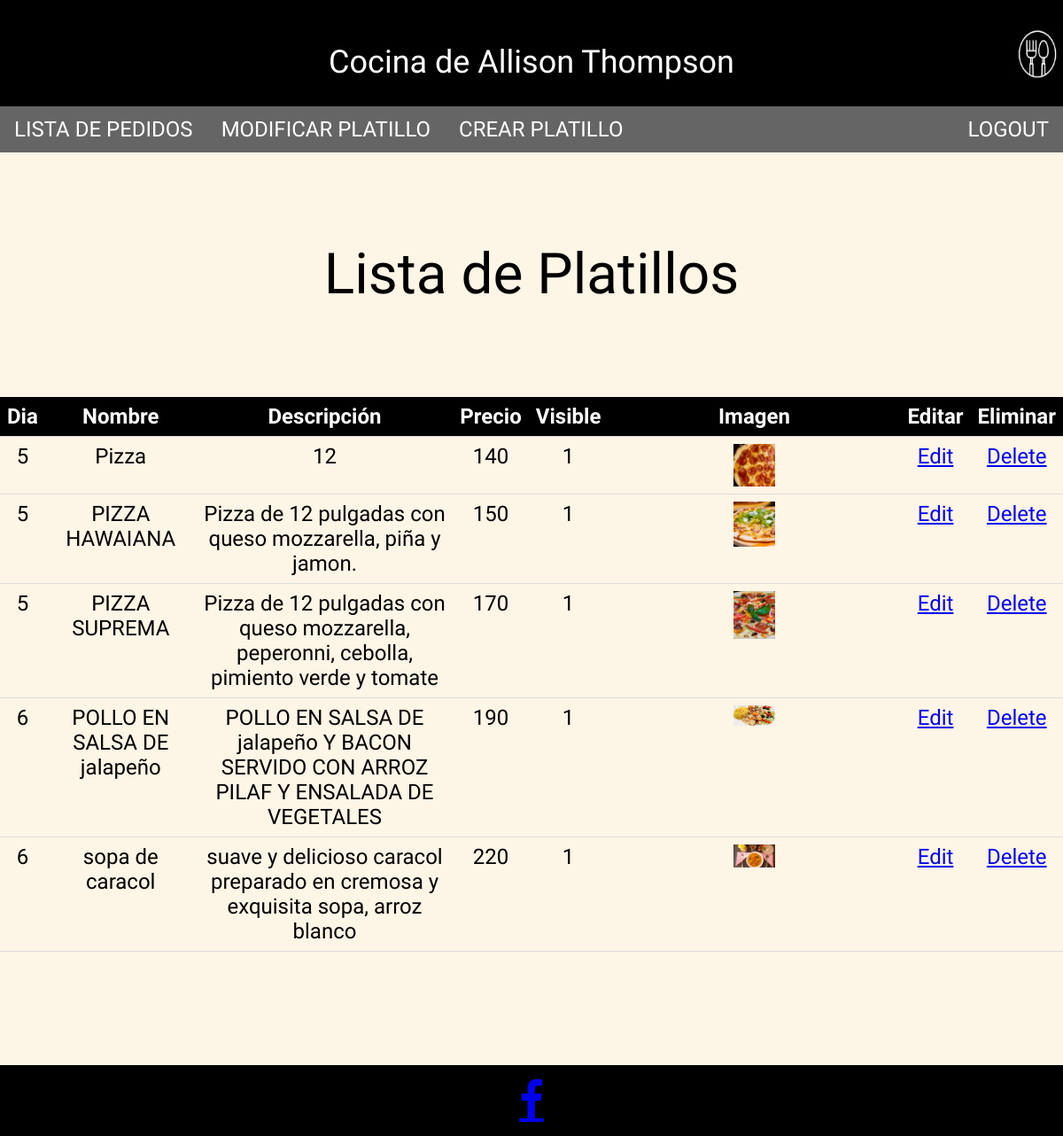
Page /php/modificar_platillos.php (signed in) on the committed database.
### tables this page shows
CREATE TABLE `platillos` (
  `id` int(11) NOT NULL,
  `day` tinyint(4) NOT NULL,
  `nombre` varchar(64) NOT NULL,
  `descripcion` text NOT NULL,
  `precio` float NOT NULL,
  `imagen_path` varchar(64) NOT NULL,
  `visible` tinyint(4) NOT NULL
);

### php/ConsultaBD.php (called while the page is built, shortened)
<?php
	function consultaBD($consulta) {
		$conexion  = mysqli_connect(cServidor,cUsuario,cClave,cBd);
		$resultado = mysqli_query($conexion,$consulta);
		if($resultado)
			return $resultado;
		else
			return FALSE;
	}
	?>

### php/modificar_platillos.php (the view, shortened to what this page needs)
<html lang="es">
<head>
    <link rel="stylesheet" href="https://cdnjs.cloudflare.com/ajax/libs/font-awesome/4.7.0/css/font-awesome.min.css">
    <link rel="stylesheet" href="../styles/style.css">
    <link rel="stylesheet" href="../styles/general.css">
</head>
<body>
    <header class="w3-display-container w3-black w3-teal w3-responsive" style="height: 120px;">
            <h1 class="w3-display-middle">Cocina de Allison Thompson</h1>
            <img class="w3-display-right" src="../img/logo.png" alt="logo" width="60" height="60">
    </header>
    <nav class="w3-bar w3-xlarge w3-black w3-opacity w3-hover-opacity-off w3-top" id="myNavbar">
        <a href="lista_pedidos.php" class="w3-bar-item w3-button w3-mobile">LISTA DE PEDIDOS</a>
        <a href="modificar_platillos.php" class="w3-bar-item w3-button w3-mobile">MODIFICAR PLATILLO</a>
        <a href="crear_platillo.php" class="w3-bar-item w3-button w3-mobile">CREAR PLATILLO</a>
        <a href="logout.php" class="w3-bar-item w3-button w3-mobile w3-right">LOGOUT</a>
    </nav>
    <main class="w3-sand w3-padding-64">
        <div class="w3-container w3-center w3-padding-16 w3-sand">
            <h1 class="w3-jumbo">Lista de Platillos</h1>
        </div>
        <div class="w3-responsive w3-padding-64">
            <table class="w3-table w3-bordered w3-xlarge w3-hoverable w3-centered w3-sand">
                <thead>
                    <tr class="w3-black">
                        <th>Dia</th>
                        <th>Nombre</th>
                        <th>Descripción</th>
                        <th>Precio</th>
                        <th>Visible</th>
                        <th>Imagen</th>
                        <th>Editar</th>
                        <th>Eliminar</th>
                    </tr>
                </thead>
                <tbody id="TableContentPlatillos">
                    <?php
                    include("ConsultaBD.php");
                    $consulta = "SELECT * FROM platillos ORDER BY day, id   ;";
                    $resultado = consultaBD($consulta);
                    $n=1;
                    while ($row = mysqli_fetch_array($resultado))
                    {
                        $Dia[$n] = $row['day'];
                        $Nombre[$n] = $row['nombre'];
                        $Descripcion[$n] = $row['descripcion'];
                        $Precio[$n] = $row['precio'];
                        $Visible[$n] = $row['visible'];
                        $path = $row['imagen_path'];
                        $Imagen_path[$n] = "../$path";
                    ?>
                        <tr>
                            <td><?php echo $Dia[$n] ?></td>
                            <td><?php echo $Nombre[$n] ?></td>
                            <td><?php echo $Descripcion[$n] ?></td>
                            <td><?php echo $Precio[$n] ?></td>
                            <td><?php echo $Visible[$n] ?></td>
                            <td><img src="<?php echo  $Imagen_path[$n] ?>" style="max-width:15%;"></td>
                            <td><a href="edit_platillo_form.php?id=<?php echo $row['id']; ?>">Edit</a></td>
                            <td><a href="delete_platillo.php?id=<?php echo $row['id']; ?>">Delete</a></td>
                    <?php
                    }
                    ?>
                </tbody>
            </table>
        </div>
    </main>
    <footer class="w3-container w3-teal w3-black w3-center">
        <a href="https://www.facebook.com/La-Cocina-de-Allison-Thompson-102969278285943" class="fa fa-facebook w3-xxxlarge w3-padding-16"></a>
    </footer>
</body>
</html>

### styles/style.css (style rules this page uses)
html { box-sizing:border-box }
*,*:before,*:after { box-sizing:inherit }
html { -ms-text-size-adjust:100%; -webkit-text-size-adjust:100% }
body { margin:0 }
article,aside,details,figcaption,figure,footer,header,main,menu,nav,section { display:block }
a { background-color:transparent }
img { border-style:none }
html,body { font-family:Verdana,sans-serif;font-size:15px;line-height:1.5 }
html { overflow-x:hidden }
h1 { font-size:36px }
h1,h2,h3,h4,h5,h6 { font-family:"Segoe UI",Arial,sans-serif;font-weight:400;margin:10px 0 }
img { vertical-align:middle }
a { color:exact }
.w3-table,.w3-table-all { border-collapse:collapse;border-spacing:0;width:100%;display:table }
.w3-bordered tr,.w3-table-all tr { border-bottom:1px solid #ddd }
.w3-centered tr th,.w3-centered tr td { text-align:center }
.w3-table td,.w3-table th,.w3-table-all td,.w3-table-all th { padding:8px 8px;display:table-cell;text-align:left;vertical-align:top }
.w3-btn,.w3-button { border:none;display:inline-block;padding:8px 16px;vertical-align:middle;overflow:hidden;text-decoration:none;color:inherit;background-color:inherit;text-align:center;cursor:pointer;white-space:nowrap }
.w3-btn,.w3-button { -webkit-touch-callout:none;-webkit-user-select:none;-khtml-user-select:none;-moz-user-select:none;-ms-user-select:none;user-select:none }
.w3-tooltip,.w3-display-container { position:relative }
.w3-bar { width:100%;overflow:hidden }
.w3-bar .w3-bar-item { padding:8px 16px;float:left;width:auto;border:none;display:block;outline:0 }
.w3-bar .w3-button { white-space:normal }
.w3-responsive { display:block;overflow-x:auto }
.w3-container:after,.w3-container:before,.w3-panel:after,.w3-panel:before,.w3-row:after,.w3-row:before,.w3-row-padding:after,.w3-row-padding:before, .w3-cell-row:before,.w3-cell-row:after,.w3-clear:after,.w3-clear:before,.w3-bar:before,.w3-bar:after { content:"";display:table;clear:both }
.w3-top,.w3-bottom { position:fixed;width:100%;z-index:1 }
.w3-top { top:0 }
.w3-display-middle { position:absolute;top:50%;left:50%;transform:translate(-50%,-50%);-ms-transform:translate(-50%,-50%) }
.w3-display-right { position:absolute;top:50%;right:0%;transform:translate(0%,-50%);-ms-transform:translate(0%,-50%) }
.w3-container,.w3-panel { padding:0.01em 16px }
.w3-opacity,.w3-hover-opacity:hover { opacity:0.60 }
.w3-xlarge { font-size:24px!important }
.w3-xxxlarge { font-size:48px!important }
.w3-jumbo { font-size:64px!important }
.w3-center { text-align:center!important }
.w3-padding-16 { padding-top:16px!important;padding-bottom:16px!important }
.w3-padding-64 { padding-top:64px!important;padding-bottom:64px!important }
.w3-right { float:right!important }
.w3-sand,.w3-hover-sand:hover { color:#000!important;background-color:#fdf5e6!important }
.w3-teal,.w3-hover-teal:hover { color:#fff!important;background-color:#009688!important }
.w3-black,.w3-hover-black:hover { color:#fff!important;background-color:#000!important }

### styles/general.css (style rules this page uses)
body, html { height: 100%; }
body,h1,h2,h3,h4,h5,h6 { font-family: "Amatic SC", sans-serif; }
#myNavbar { position: -webkit-sticky; position: sticky; }

### rows in the picture
platillos: n "5", n "Pizza", n "12", n "140", n "1", shows a picture
platillos: n "5", n "PIZZA HAWAIANA", n "Pizza de 12 pulgadas con queso mozzarella, piña y jamon.", n "150", n "1", shows a picture
platillos: n "5", n "PIZZA SUPREMA", n "Pizza de 12 pulgadas con queso mozzarella, peperonni, cebolla, pimiento verde y tomate", n "170", n "1", shows a picture
platillos: n "6", n "POLLO EN SALSA DE jalapeño", n "POLLO EN SALSA DE jalapeño Y BACON SERVIDO CON ARROZ PILAF Y ENSALADA DE VEGETALES", n "190", n "1", shows a picture
platillos: n "6", n "sopa de caracol", n "suave y delicioso caracol preparado en cremosa y exquisita sopa, arroz blanco", n "220", n "1", shows a picture
